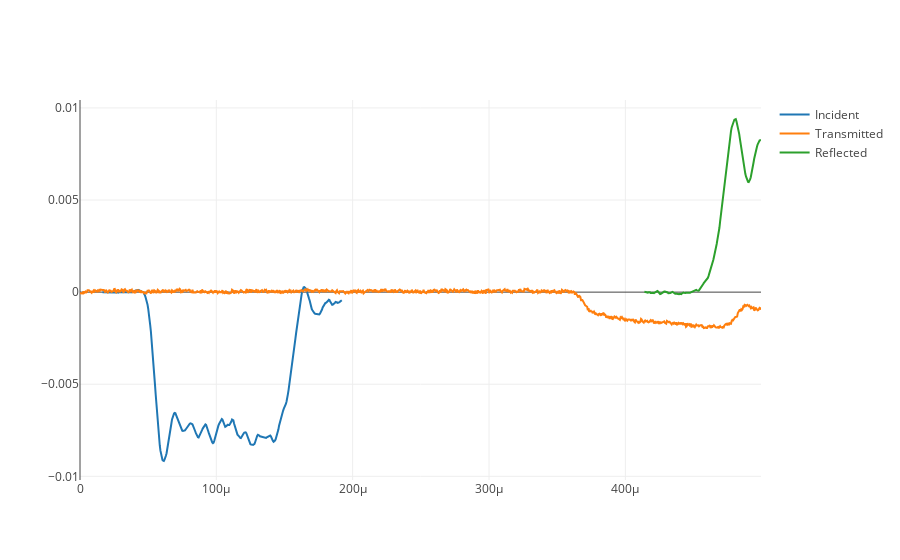

Notebook code cell kept with this figure:
### Code cell
fig1 = go.Figure(layout=dict(template = "none"))
fig1.add_trace(go.Scatter(x = time_incid, y = vcc_incid, name = "Incident"))

fig1.add_trace(go.Scatter(x = time, y = trans+noize, name = "Transmitted"))
fig1.add_trace(go.Scatter(x = time_reflected, y = vcc_reflected, name = "Reflected"))

fig1.show()

### Figure 1 — Plotly figure (JSON) as saved in the notebook; plotly's stock layout.template omitted (floating-point values rounded to 4 significant figures; data arrays with more than 128 entries replaced by an {"elided": "..."} marker saying what was removed)
{"data": [{"name": "Incident", "type": "scatter", "x": {"elided": "352 float values"}, "y": {"elided": "352 float values"}}, {"name": "Transmitted", "type": "scatter", "x": {"elided": "1000 float values"}, "y": {"elided": "1000 float values"}}, {"name": "Reflected", "type": "scatter", "x": {"elided": "172 float values"}, "y": {"elided": "172 float values"}}], "layout": {}}
